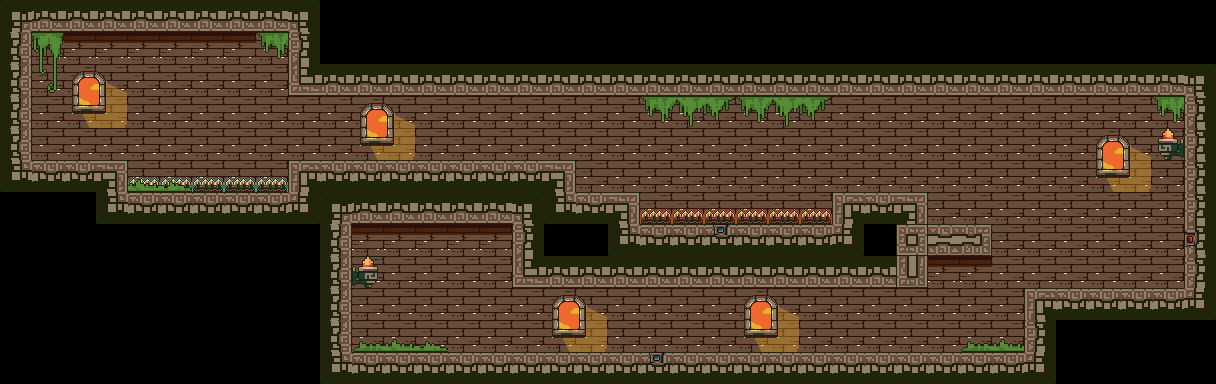

This is a level from a 2D game, rendered from its Tiled map with the project's own tilesets. A one-line summary and the complete map file follow:
An orthogonal 38x12 tile map with 32x32 px tiles, 3 tile layers (tl_bg, tl_ground, tl_fg) and 37 objects (3x blue, 2x red, spike_red, spike_blue).

<map version="1.9" tiledversion="1.9.0" orientation="orthogonal" renderorder="right-down" width="38" height="12" tilewidth="32" tileheight="32" infinite="0" nextlayerid="13" nextobjectid="110">
 <editorsettings>
  <export target="level6.lua" format="lua" />
 </editorsettings>
 <tileset firstgid="1" name="terrain" tilewidth="32" tileheight="32" tilecount="294" columns="21">
  <image source="../assets/terrain.png" width="672" height="448" />
  <tile id="62">
   <animation>
    <frame tileid="62" duration="100" />
    <frame tileid="83" duration="100" />
    <frame tileid="104" duration="100" />
    <frame tileid="125" duration="100" />
   </animation>
  </tile>
 </tileset>
 <layer id="2" name="tl_bg" width="38" height="12">
  <data encoding="csv">
0,0,0,0,0,0,0,0,0,0,0,0,0,0,0,0,0,0,0,0,0,0,0,0,0,0,0,0,0,0,0,0,0,0,0,0,0,0,
0,192,192,192,192,192,192,192,192,0,0,0,0,0,0,0,0,0,0,0,0,0,0,0,0,0,0,0,0,0,0,0,0,0,0,0,0,0,
0,192,192,192,192,192,192,192,192,0,0,0,0,0,0,0,0,0,0,0,0,0,0,0,0,0,0,0,0,0,0,0,0,0,0,0,0,0,
0,192,192,192,192,192,192,192,192,192,192,192,192,192,192,192,192,192,192,192,192,192,192,192,192,192,192,192,192,192,192,192,192,192,192,192,192,0,
0,192,192,192,192,192,192,192,192,192,192,192,192,192,192,192,192,192,192,192,192,192,192,192,192,192,192,192,192,192,192,192,192,192,192,192,192,0,
0,0,0,0,192,192,192,192,192,0,0,0,0,0,0,0,0,0,192,192,192,192,192,192,192,192,192,192,192,192,192,192,192,192,192,192,192,0,
0,0,0,0,0,0,0,0,0,0,0,0,0,0,0,0,0,0,0,0,192,192,192,192,192,192,0,0,0,192,192,192,192,192,192,192,192,0,
0,0,0,0,0,0,0,0,0,0,0,192,192,192,192,192,0,0,0,0,0,0,0,0,0,0,0,0,0,0,0,192,192,192,192,192,192,0,
0,0,0,0,0,0,0,0,0,0,0,192,192,192,192,192,0,0,0,0,0,0,0,0,0,0,0,0,0,192,192,192,192,192,192,192,192,0,
0,0,0,0,0,0,0,0,0,0,0,192,192,192,192,192,192,192,192,192,192,192,192,192,192,192,192,192,192,192,192,192,0,0,0,0,0,0,
0,0,0,0,0,0,0,0,0,0,0,192,192,192,192,192,192,192,192,192,192,192,192,192,192,192,192,192,192,192,192,192,0,0,0,0,0,0,
0,0,0,0,0,0,0,0,0,0,0,0,0,0,0,0,0,0,0,0,0,0,0,0,0,0,0,0,0,0,0,0,0,0,0,0,0,0
</data>
 </layer>
 <layer id="1" name="tl_ground" width="38" height="12">
  <data encoding="csv">
29,66,66,66,66,66,66,66,66,30,0,0,0,0,0,0,0,0,0,0,0,0,0,0,0,0,0,0,0,0,0,0,0,0,0,0,0,0,
46,0,0,0,0,0,0,0,0,44,0,0,0,0,0,0,0,0,0,0,0,0,0,0,0,0,0,0,0,0,0,0,0,0,0,0,0,0,
46,0,0,0,0,0,0,0,0,65,66,66,66,66,66,66,66,66,66,66,66,66,66,66,66,66,66,66,66,66,66,66,66,66,66,66,66,30,
46,0,0,0,0,0,0,0,0,0,0,0,0,0,0,0,0,0,0,0,0,0,0,0,0,0,0,0,0,0,0,0,0,0,0,0,0,44,
46,0,0,0,0,0,0,0,0,0,0,0,0,0,0,0,0,0,0,0,0,0,0,0,0,0,0,0,0,0,0,0,0,0,0,0,0,44,
50,24,24,25,230,230,230,230,230,23,24,24,24,24,24,24,24,25,0,0,0,0,0,0,0,0,0,0,0,0,0,0,0,0,0,0,0,44,
0,0,0,50,24,24,24,24,24,51,29,66,66,66,66,66,30,50,24,25,231,231,231,231,231,231,23,24,25,0,0,0,0,0,0,0,0,44,
0,0,0,0,0,0,0,0,0,0,46,0,0,0,0,0,44,0,0,50,24,24,273,24,24,24,51,0,111,108,109,0,0,0,0,0,0,294,
0,0,0,0,0,0,0,0,0,0,46,0,0,0,0,0,65,66,66,66,66,66,66,66,66,66,66,66,69,0,0,0,0,0,0,0,0,44,
0,0,0,0,0,0,0,0,0,0,46,0,0,0,0,0,0,0,0,0,0,0,0,0,0,0,0,0,0,0,0,0,23,24,24,24,24,51,
0,0,0,0,0,0,0,0,0,0,46,0,0,0,0,0,0,0,0,0,0,0,0,0,0,0,0,0,0,0,0,0,44,0,0,0,0,0,
0,0,0,0,0,0,0,0,0,0,50,24,24,24,24,24,24,24,24,24,273,24,24,24,24,24,24,24,24,24,24,24,51,0,0,0,0,0
</data>
 </layer>
 <layer id="3" name="tl_fg" width="38" height="12">
  <data encoding="csv">
0,0,0,0,0,0,0,0,0,0,0,0,0,0,0,0,0,0,0,0,0,0,0,0,0,0,0,0,0,0,0,0,0,0,0,0,0,0,
0,41,171,171,171,171,171,171,34,0,0,0,0,0,0,0,0,0,0,0,0,0,0,0,0,0,0,0,0,0,0,0,0,0,0,0,0,0,
0,62,188,189,0,0,0,0,0,0,0,0,0,0,0,0,0,0,0,0,0,0,0,0,0,0,0,0,0,0,0,0,0,0,0,0,0,0,
0,0,209,210,0,0,0,0,0,0,0,188,189,0,0,0,0,0,0,0,34,35,36,34,35,36,0,0,0,0,0,0,0,0,0,0,34,0,
0,0,0,0,0,0,0,0,0,0,0,209,210,0,0,0,0,0,0,0,0,0,0,0,0,0,0,0,0,0,0,0,0,0,188,189,63,0,
0,0,0,0,144,145,0,0,0,0,0,0,0,0,0,0,0,0,0,0,0,0,0,0,0,0,0,0,0,0,0,0,0,0,209,210,0,0,
0,0,0,0,0,0,0,0,0,0,0,0,0,0,0,0,0,0,0,0,0,0,0,0,0,0,0,0,0,0,0,0,0,0,0,0,0,0,
0,0,0,0,0,0,0,0,0,0,0,171,171,171,171,171,0,0,0,0,0,0,0,0,0,0,0,0,0,0,0,0,0,0,0,0,0,0,
0,0,0,0,0,0,0,0,0,0,0,2147483711,0,0,0,0,0,0,0,0,0,0,0,0,0,0,0,0,0,171,171,0,0,0,0,0,0,0,
0,0,0,0,0,0,0,0,0,0,0,0,0,0,0,0,0,188,189,0,0,0,0,188,189,0,0,0,0,0,0,0,0,0,0,0,0,0,
0,0,0,0,0,0,0,0,0,0,0,143,144,145,0,0,0,209,210,0,0,0,0,209,210,0,0,0,0,0,143,144,0,0,0,0,0,0,
0,0,0,0,0,0,0,0,0,0,0,0,0,0,0,0,0,0,0,0,0,0,0,0,0,0,0,0,0,0,0,0,0,0,0,0,0,0
</data>
 </layer>
 <objectgroup color="#ff5500" id="4" name="obj_ground">
  <object id="38" x="544.333" y="192.667" width="90.3337" height="14.3333" />
  <object id="63" x="293.966" y="160.5" width="275.452" height="30.5" />
  <object id="65" x="325" y="354" width="728.667" height="29" />
  <object id="81" x="1032.42" y="288.166" width="181.834" height="29" />
  <object id="96" x="30.6073" y="163.75" width="90.702" height="28.1667" />
  <object id="100" x="840.416" y="194.167" width="78.5007" height="29" />
  <object id="101" x="928.083" y="225.5" width="60.5007" height="29" />
 </objectgroup>
 <objectgroup color="#aaff00" draworder="index" id="5" name="obj_box">
  <object id="68" template="box.tx" x="415" y="133" />
  <object id="69" template="box.tx" x="1127.83" y="269" />
  <object id="106" template="box.tx" x="884.667" y="324.667" />
  <object id="107" template="box.tx" x="670.667" y="191.333" />
 </objectgroup>
 <objectgroup color="#ff0000" id="6" name="obj_player">
  <object id="46" template="player_red.tx" class="red" x="397.5" y="320.666" />
  <object id="47" template="player_blue.tx" class="blue" x="473.833" y="320.834" />
 </objectgroup>
 <objectgroup color="#ff00ff" draworder="index" id="8" name="obj_spike">
  <object id="76" name="spike_red" class="spike_red" x="640" y="211.334" width="189.667" height="10.6667" />
  <object id="95" name="spike_blue" class="spike_blue" x="127.5" y="181.667" width="159.667" height="10.6667" />
 </objectgroup>
 <objectgroup color="#55ff00" id="9" name="obj_portal">
  <object id="51" template="portal_red.tx" x="78.1667" y="150" width="42" height="12" />
  <object id="52" template="portal_blue.tx" x="32.33" y="149.667" width="42" height="12" />
 </objectgroup>
 <objectgroup color="#ffffff" id="10" name="obj_laser">
  <object id="70" template="laser_red.tx" name="red" x="991.5" y="234.333" width="193" height="8.5" />
  <object id="92" template="laser_red.tx" name="blue" x="652.167" y="287.75" width="8.33337" height="64.5" />
  <object id="109" template="laser_red.tx" name="blue" x="716.5" y="96.75" width="8.33337" height="127.833" />
 </objectgroup>
 <objectgroup color="#00557f" id="11" name="obj_switch">
  <object id="61" template="switch.tx" x="782.084" y="337.999" />
  <object id="108" template="switch.tx" x="871.667" y="175.333" />
 </objectgroup>
 <objectgroup color="#aaaaff" id="12" name="obj_wall">
  <object id="43" x="1185.67" y="91.667" width="29" height="195.001" />
  <object id="44" x="1" y="-1" width="29" height="193" />
  <object id="78" x="29" y="-2.5" width="286.5" height="31" />
  <object id="82" x="1026.33" y="289.075" width="5.08333" height="65.4243" />
  <object id="83" x="569.667" y="161" width="4" height="30.5" />
  <object id="88" x="919.583" y="192.916" width="6" height="92.834" />
  <object id="89" x="324.5" y="207.666" width="200" height="18.8343" />
  <object id="90" x="289.5" y="29.833" width="924" height="60.6673" />
  <object id="93" x="321.333" y="227.916" width="27.3333" height="124.168" />
  <object id="94" x="635.333" y="193.083" width="4" height="30.5" />
  <object id="97" x="122.25" y="161.333" width="4" height="30.5" />
  <object id="99" x="289" y="161" width="4" height="30.5" />
  <object id="102" x="832.333" y="192.25" width="6" height="52.834" />
  <object id="103" x="514.667" y="267.916" width="404.667" height="18.8343" />
  <object id="104" x="512" y="227.417" width="4" height="39.8333" />
 </objectgroup>
</map>